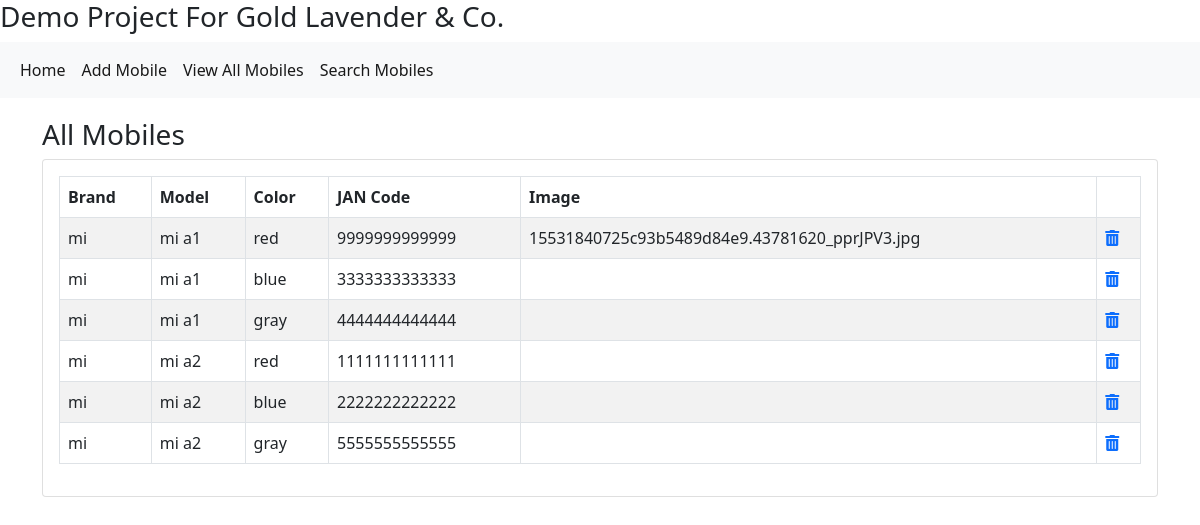
The page /viewmobiles on the database its author committed.
### Master/models.py (models this page shows, shortened)
class Mobiles(models.Model):
    brand = models.CharField(max_length=200)
    model = models.CharField(max_length=200)
    color = models.CharField(max_length=200)
    jan = models.CharField(max_length=13)
    image = models.ImageField(null= True, blank = True)

### Master/views.py (the view)
# urls.py: path('viewmobiles', views.viewmobiles, name = 'viewmobiles'),
def viewmobiles(request):
    mobile = Mobiles.objects.all()
    context  = {
        'mobile' : mobile,
    }
    return render(request, 'master/view.html', context)

### Master/templates/master/view.html
{% extends 'master/base.html' %}
{% block body_block %}
<h3>All Mobiles</h3>
<div class="row">
    <div class="col-12">
        <div class="card">
            <div class="card-body">
                <div class="table-responsive">
                    <table id="zero_config" class="table table-striped table-bordered">
                        <thead>
                            <tr>
                                <th>Brand</th>
                                <th>Model</th>
                                <th>Color</th>
                                <th>JAN Code</th>
                                <th>Image</th>
                                <th></th>
                            </tr>
                        </thead>
                        <tbody>
                            {% for mobile in mobile %}
                            <tr>
                                <td>{{ mobile.brand }}</td>
                                <td>{{ mobile.model }}</td>
                                <td>{{ mobile.color }}</td>
                                <td>{{ mobile.jan }}</td>
                                <td>{{ mobile.image }}</td>
                                <td>
                                    <a data-toggle="tooltip" data-placement="top" title="Delete"
                                        href="{% url 'delete' mobile.id %}">
                                        <i class="fas fa-trash-alt"></i>
                                    </a>
                                </td>
                            </tr>
                            {% endfor %}
                        </tbody>
                    </table>
                </div>
            </div>
        </div>
    </div>
</div>
{% endblock %}

### Master/templates/master/base.html (shortened to what this page needs)
<!doctype html>
<html lang="en">
  <head>
    <link href="https://cdn.jsdelivr.net/npm/bootstrap@5.1.0/dist/css/bootstrap.min.css" rel="stylesheet">
    <link rel="stylesheet" href="https://pro.fontawesome.com/releases/v5.10.0/css/all.css"/>
  </head>
  <body>
      <h3>Demo Project For Gold Lavender & Co.</h3>
        <nav class="navbar navbar-expand-lg navbar-light bg-light">
            <div class="container-fluid">
                    <ul class="navbar-nav me-auto mb-2 mb-lg-0">
                        <li class="nav-item">
                        <a class="nav-link active" aria-current="page" href="{% url 'home' %}">Home</a>
                        </li>
                        <li class="nav-item">
                        <a class="nav-link active" aria-current="page" href="{% url 'createmobiles' %}">Add Mobile</a>
                        </li>
                        <li class="nav-item">
                            <a class="nav-link active" aria-current="page" href="{% url 'viewmobiles' %}">View All Mobiles</a>
                        </li>
                        <li class="nav-item">
                            <a class="nav-link active" aria-current="page" href="{% url 'search' %}">Search Mobiles</a>
                        </li>
                    </ul>
            </div>
        </nav>
        <div class="container" style="padding-top:20px">
            {% block body_block %}
            {% endblock %}
        </div>
    </body>
</html>

### rows shown on the page
Mobiles: brand "mi", model "mi a1", color "red", jan "9999999999999", image "15531840725c93b5489d84e9.43781620_pprJPV3.jpg"
Mobiles: brand "mi", model "mi a1", color "blue", jan "3333333333333"
Mobiles: brand "mi", model "mi a1", color "gray", jan "4444444444444"
Mobiles: brand "mi", model "mi a2", color "red", jan "1111111111111"
Mobiles: brand "mi", model "mi a2", color "blue", jan "2222222222222"
Mobiles: brand "mi", model "mi a2", color "gray", jan "5555555555555"
